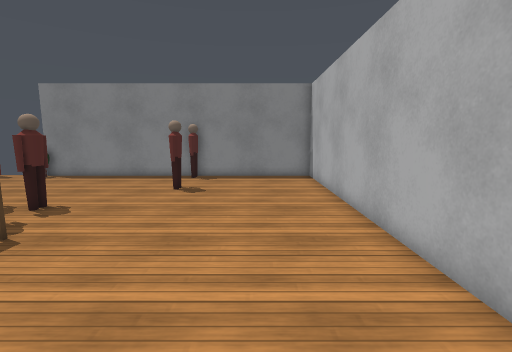
view 1 (above)

24 first-person views from a walk through a Gazebo world. The camera is 1.3 m above the floor, tilts 8° down and sees 85° across. The floor is counted in squares, 0.5 m on a side. Each view is taken from the middle of a square. On the plan, view 1 faces up. The plan holds only what a view shows up to about 19 squares ahead; the rest is blank. Simple patterns stand in for the simulator's built-in surfaces. Simple shapes stand in for some stock models.

view 2
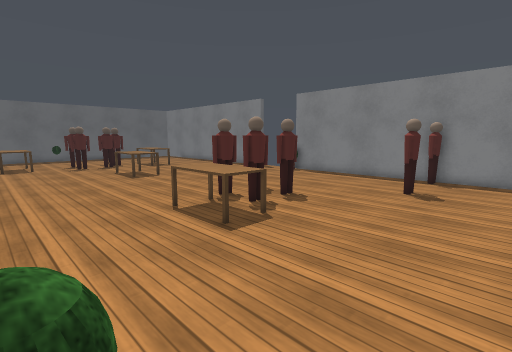

view 3
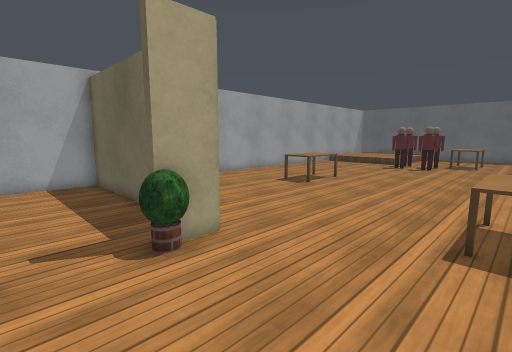

view 4
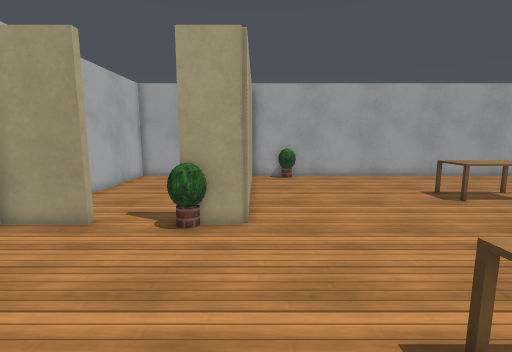

view 5
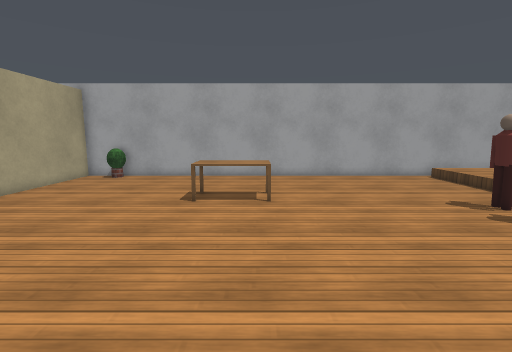

view 6
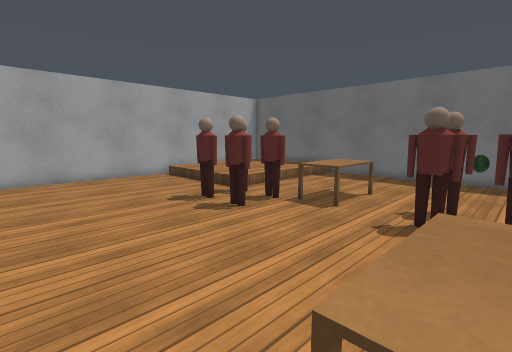

view 7
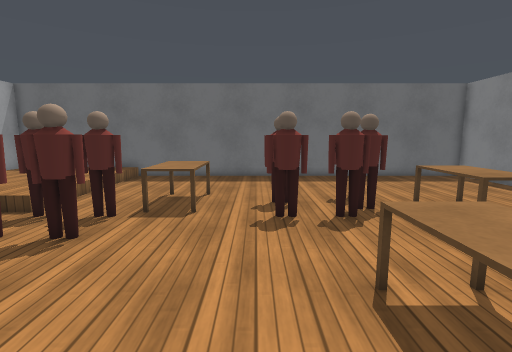

view 8
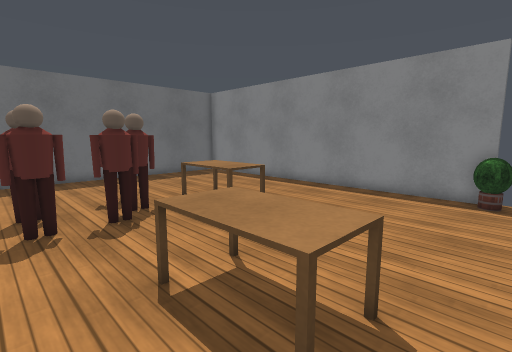

view 9
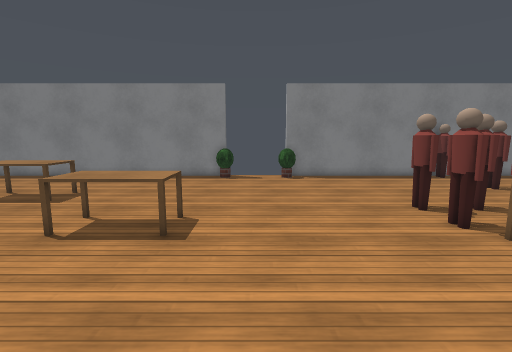

view 10
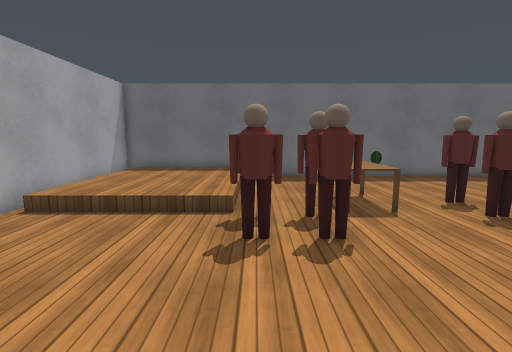

view 11
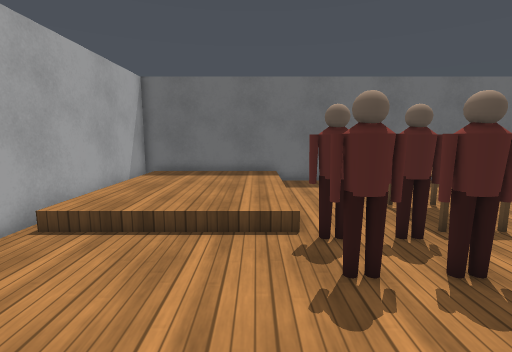

view 12
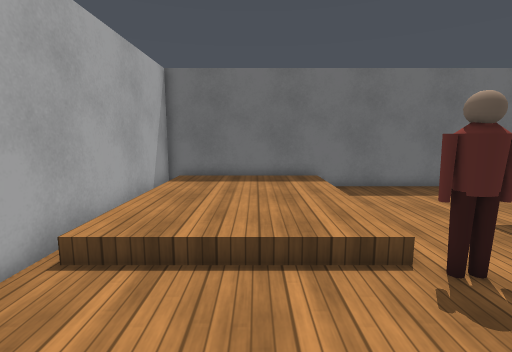

view 13
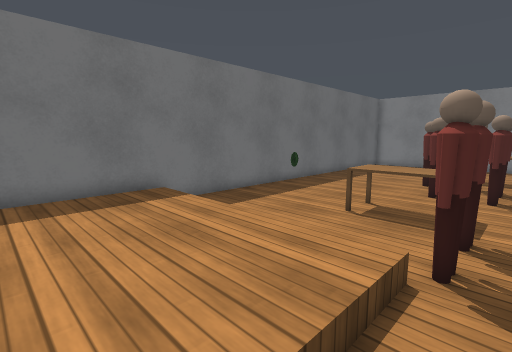

view 14
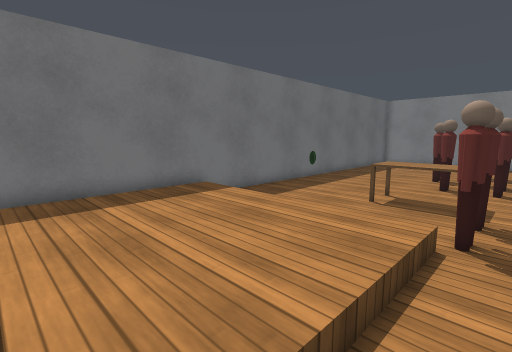

view 15
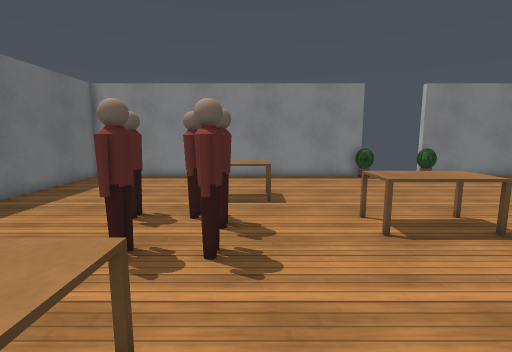

view 16
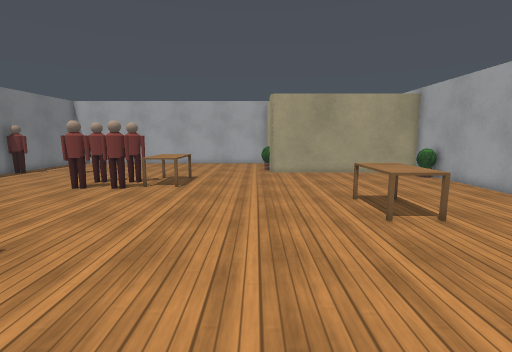

view 17
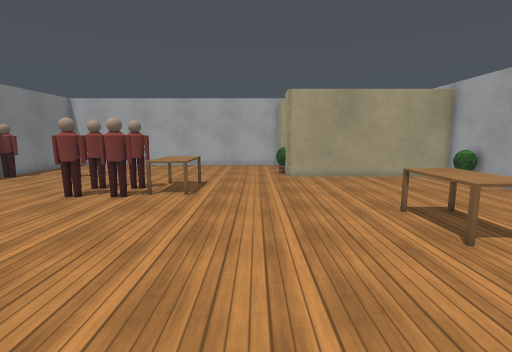

view 18
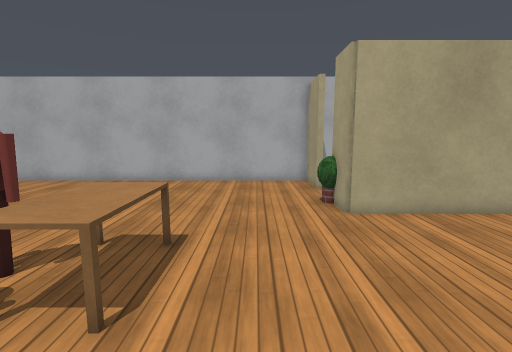

view 19
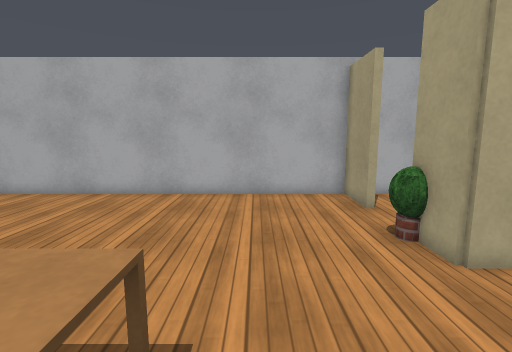

view 20
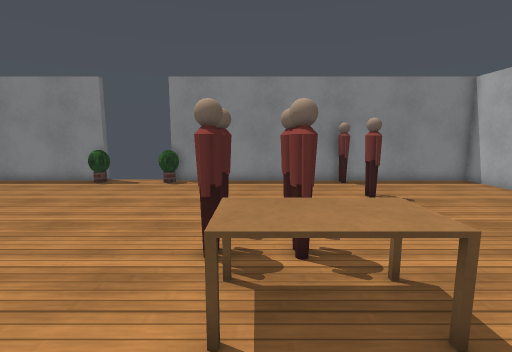

view 21
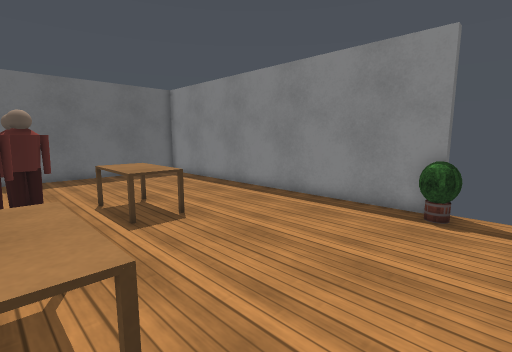

view 22
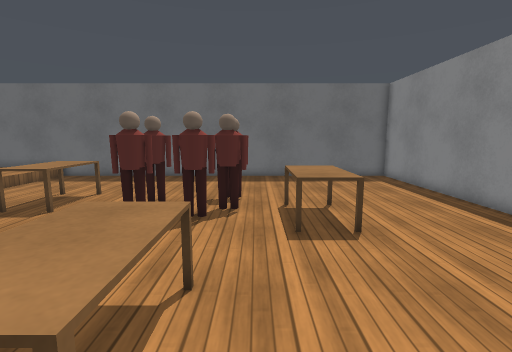

view 23
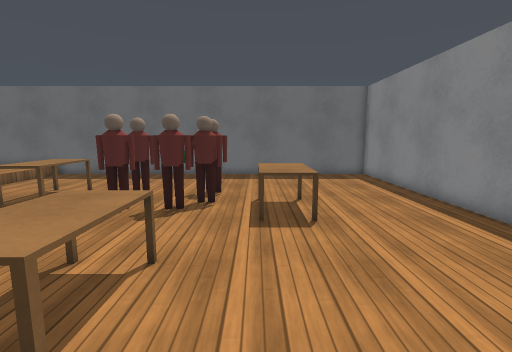

view 24
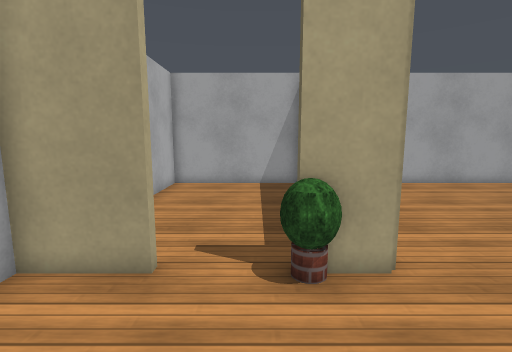

### Floor plan
Ten units are one square. View 1 is at (0, 0); x grows to the right and y downward. Boxes are objects, and circles mark ways between rooms. Rooms are numbered by the first view taken in them; rooms with no view inside come last. Other rooms are left out.
<svg viewBox="-380 -191 421 302">
<path fill="none" stroke="#000" d="M-35 40 -35 106 36 106 36 46M36 31 36 9M-180 -186 -356 -186 -356 106 -38 106 -38 1 -24 1M9 1 36 1 36 -186 -140 -186"/>
<rect x="-25" y="-5" width="10" height="10" fill="#bbb"><title>plant</title></rect>
<rect x="-375" y="-65" width="20" height="10" fill="#bbb"><title>plant</title></rect>
<rect x="-355" y="25" width="90" height="80" fill="#bbb"><title>wooden box</title></rect>
<rect x="-295" y="-35" width="30" height="30" fill="#bbb"><title>dining table</title></rect>
<rect x="-295" y="-95" width="10" height="10" fill="#bbb"><title>person</title></rect>
<rect x="-285" y="-65" width="10" height="10" fill="#bbb"><title>person</title></rect>
<rect x="-275" y="-95" width="10" height="10" fill="#bbb"><title>person</title></rect>
<rect x="-275" y="-135" width="30" height="30" fill="#bbb"><title>dining table</title></rect>
<rect x="-265" y="15" width="10" height="10" fill="#bbb"><title>person</title></rect>
<rect x="-265" y="-5" width="10" height="10" fill="#bbb"><title>person</title></rect>
<rect x="-265" y="-65" width="10" height="10" fill="#bbb"><title>person</title></rect>
<rect x="-265" y="-85" width="10" height="10" fill="#bbb"><title>person</title></rect>
<rect x="-245" y="15" width="10" height="10" fill="#bbb"><title>person</title></rect>
<rect x="-245" y="-5" width="10" height="10" fill="#bbb"><title>person</title></rect>
<rect x="-215" y="-95" width="30" height="30" fill="#bbb"><title>dining table</title></rect>
<rect x="-185" y="-185" width="10" height="10" fill="#bbb"><title>plant</title></rect>
<rect x="-155" y="25" width="30" height="30" fill="#bbb"><title>dining table</title></rect>
<rect x="-145" y="-185" width="10" height="10" fill="#bbb"><title>plant</title></rect>
<rect x="-105" y="-85" width="10" height="10" fill="#bbb"><title>person</title></rect>
<rect x="-105" y="-105" width="10" height="10" fill="#bbb"><title>person</title></rect>
<rect x="-95" y="-75" width="30" height="30" fill="#bbb"><title>dining table</title></rect>
<rect x="-85" y="-85" width="10" height="20" fill="#bbb"><title>person</title></rect>
<rect x="-85" y="-105" width="10" height="10" fill="#bbb"><title>person</title></rect>
<rect x="-65" y="95" width="10" height="10" fill="#bbb"><title>plant</title></rect>
<rect x="-45" y="-145" width="10" height="10" fill="#bbb"><title>person</title></rect>
<rect x="-45" y="-185" width="10" height="10" fill="#bbb"><title>person</title></rect>
<circle cx="-5" cy="0" r="3" fill="#2a7"/>
<text x="0" y="50">1</text>
<text x="-170" y="-50">2</text>
</svg>
Room 1 opens to room 2.

Where each view was taken, in squares from view 1:
view 1: 0 up, 0 right, facing up
view 2: 0 up, 0 right, facing up-left
view 3: 6 up, 1 right, facing down-left
view 4: 8 up, 4 left, facing down
view 5: 8 up, 15 left, facing down
view 6: 8 up, 17 left, facing down-left
view 7: 5 up, 17 left, facing left
view 8: 5 up, 17 left, facing up-left
view 9: 0 up, 16 left, facing up
view 10: 2 down, 17 left, facing left
view 11: 4 down, 19 left, facing left
view 12: 6 down, 21 left, facing left
view 13: 8 down, 25 left, facing up-left
view 14: 10 down, 25 left, facing up-left
view 15: 0 up, 25 left, facing up
view 16: 1 up, 24 left, facing right
view 17: 2 up, 22 left, facing right
view 18: 3 up, 13 left, facing right
view 19: 4 up, 9 left, facing right
view 20: 2 up, 9 left, facing up
view 21: 8 up, 16 left, facing up-left
view 22: 10 up, 17 left, facing left
view 23: 11 up, 16 left, facing left
view 24: 5 up, 1 left, facing down
